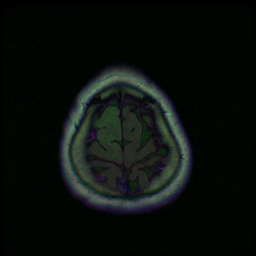
#> input picture examples/TCGA_DU_6405_19851005_48.png, 256 x 256 px
$ python -i pipeline.py   (imports and definitions only)
#> lines starting #> are read from the running program, lines starting #| are printed output that depends on the picture; after the words box and inside, x2 and y2 are one past the last pixel; in counts of white or black regions, pixels touching at a corner belong together
### ga.py
"""
Real-coded Genetic Algorithm that searches for good initial FCM cluster centres.

Chromosome   c centres x f features, flattened (real values in [0, 1])
Fitness      Hathaway-Bezdek reformulated FCM objective R_m(V) (lower = better):
             the FCM objective you would get with these centres and optimal memberships
Selection    tournament (size 3)
Crossover    BLX-alpha blend crossover
Mutation     Gaussian, per gene, clipped to [0, 1]
Elitism      the best individuals survive unchanged

Centres are sorted by their first feature (intensity) before evaluation, so the
same partition always has the same encoding (removes label-permutation symmetry).
"""

from dataclasses import dataclass, field

import numpy as np

from fcm import reformulated_objective


@dataclass
class GAConfig:
    pop_size: int = 30
    generations: int = 40
    tournament: int = 3
    crossover_rate: float = 0.9
    blx_alpha: float = 0.5
    mutation_rate: float = 0.15
    mutation_sigma: float = 0.08
    elite: int = 2
    sample: int = 3000          # pixels used to evaluate fitness (speed)


@dataclass
class GAResult:
    centers: np.ndarray
    fitness: float
    best_history: list = field(default_factory=list)
    mean_history: list = field(default_factory=list)
    evaluations: int = 0


def _canonical(chrom, c, f):
    V = chrom.reshape(c, f)
    return V[np.argsort(V[:, 0])]


def ga_init_centers(X, c, m=2.0, cfg=GAConfig(), seed=None):
    rng = np.random.default_rng(seed)
    Xs = X if len(X) <= cfg.sample else X[rng.choice(len(X), cfg.sample, replace=False)]
    f = X.shape[1]
    lo, hi = X.min(0), X.max(0)
    n_genes = c * f

    def fitness(chrom):
        return reformulated_objective(Xs, _canonical(chrom, c, f), m)

    # initial population: half uniform random in the data range, half random data points
    pop = rng.uniform(np.tile(lo, c), np.tile(hi, c), size=(cfg.pop_size, n_genes))
    half = cfg.pop_size // 2
    pop[:half] = Xs[rng.integers(0, len(Xs), size=(half, c))].reshape(half, n_genes)
    fit = np.array([fitness(p) for p in pop])
    evals = len(pop)
    res = GAResult(None, None)

    for _ in range(cfg.generations):
        order = np.argsort(fit)
        res.best_history.append(float(fit[order[0]]))
        res.mean_history.append(float(fit.mean()))
        new = [pop[i].copy() for i in order[:cfg.elite]]                     # elitism

        def select():
            idx = rng.integers(0, cfg.pop_size, cfg.tournament)
            return pop[idx[np.argmin(fit[idx])]]

        while len(new) < cfg.pop_size:
            a, b = select(), select()
            if rng.random() < cfg.crossover_rate:                             # BLX-alpha
                lo_g, hi_g = np.minimum(a, b), np.maximum(a, b)
                span = hi_g - lo_g
                child = rng.uniform(lo_g - cfg.blx_alpha * span, hi_g + cfg.blx_alpha * span)
            else:
                child = a.copy()
            mask = rng.random(n_genes) < cfg.mutation_rate                    # Gaussian mutation
            child[mask] += rng.normal(0, cfg.mutation_sigma, mask.sum())
            new.append(np.clip(child, np.tile(lo, c), np.tile(hi, c)))
        pop = np.array(new)
        fit = np.array([fitness(p) for p in pop])
        evals += len(pop)

    best = int(np.argmin(fit))
    res.best_history.append(float(fit[best]))
    res.mean_history.append(float(fit.mean()))
    res.centers = _canonical(pop[best], c, f)
    res.fitness = float(fit[best])
    res.evaluations = evals
    return res

### fcm.py
"""
Fuzzy C-Means (Bezdek, 1981), written from scratch with NumPy.

Minimises  J_m = sum_i sum_k  u_ik^m * ||x_k - v_i||^2
subject to sum_i u_ik = 1  (every pixel's memberships across clusters add up to 1)

Alternating updates:
    u_ik = 1 / sum_j ( d_ik / d_jk )^(2/(m-1))         membership of pixel k in cluster i
    v_i  = sum_k u_ik^m x_k / sum_k u_ik^m               cluster centre

m > 1 is the fuzzifier: m -> 1 gives crisp k-means, larger m gives softer boundaries.
"""

import numpy as np

EPS = 1e-10


def distances(X, V):
    """Squared Euclidean distance of every point to every centre: (c, N)."""
    return ((X[None, :, :] - V[:, None, :]) ** 2).sum(-1) + EPS


def memberships(X, V, m):
    d2 = distances(X, V)
    p = 1.0 / (m - 1.0)
    inv = d2 ** -p                       # (d_ik^2)^(-1/(m-1))
    return inv / inv.sum(0, keepdims=True)


def objective(X, V, U, m):
    return float(((U ** m) * distances(X, V)).sum())


def reformulated_objective(X, V, m):
    """Hathaway & Bezdek (1995): FCM objective with the optimal memberships for
    centres V substituted in. Depends on V only, so a GA can use it as fitness:
        R_m(V) = sum_k ( sum_i d_ik^(2/(1-m)) )^(1-m)"""
    d2 = distances(X, V)
    return float(((d2 ** (1.0 / (1.0 - m))).sum(0) ** (1.0 - m)).sum())


def fcm(X, c, m=2.0, init_centers=None, max_iter=300, tol=1e-5, seed=None):
    """Returns centres V (c, f), memberships U (c, N), objective history, iterations."""
    rng = np.random.default_rng(seed)
    if init_centers is None:
        V = X[rng.choice(len(X), c, replace=False)].copy()      # random data points (Forgy)
    else:
        V = np.array(init_centers, dtype=float)
    history = []
    for it in range(1, max_iter + 1):
        U = memberships(X, V, m)
        Um = U ** m
        V_new = (Um @ X) / Um.sum(1, keepdims=True)
        history.append(objective(X, V_new, U, m))
        shift = np.abs(V_new - V).max()
        V = V_new
        if shift < tol:
            break
    U = memberships(X, V, m)
    return V, U, history, it


# [4 lines left out: function partition_entropy, not called in this run]


def partition_coefficient(U):
    """Bezdek's validity index: 1/N sum u^2. 1 = crisp, 1/c = completely fuzzy."""
    return float((U ** 2).sum(0).mean())

### pipeline.py
"""
Segmentation pipeline shared by the app and the evaluation.

    image -> FLAIR channel -> brain mask (simple skull strip) -> features per pixel
          -> clustering (GA-FCM / random-init FCM / k-means)
          -> tumour cluster = brightest centre (tumours are hyperintense on FLAIR)
          -> identical post-processing for every method -> crisp mask
"""

import time
from dataclasses import dataclass, field

import cv2
import numpy as np

from fcm import fcm, partition_coefficient, partition_entropy
from ga import GAConfig, ga_init_centers
from kmeans import kmeans


# ------------------------------------------------------------------ preprocessing
def to_flair(img):
    """Accepts a grayscale image, or the 3-channel LGG composite (pre-contrast,
    FLAIR, post-contrast) where FLAIR is the middle channel."""
    img = np.asarray(img)
    if img.ndim == 3:
        img = img[..., :3]
        chans = img.astype(np.float32)
        if np.abs(chans[..., 0] - chans[..., 1]).mean() < 1 and np.abs(chans[..., 1] - chans[..., 2]).mean() < 1:
            img = img[..., 0]              # ordinary grayscale saved as RGB
        else:
            img = img[..., 1]              # LGG composite: FLAIR
    return img.astype(np.float32)


def _largest_component(mask):
    n, lab, stats, _ = cv2.connectedComponentsWithStats(mask.astype(np.uint8), connectivity=8)
    if n <= 1:
        return mask.astype(bool)
    return lab == (1 + np.argmax(stats[1:, cv2.CC_STAT_AREA]))


def _fill_holes(mask):
    m = mask.astype(np.uint8)
    h, w = m.shape
    flood = np.pad(m, 1).copy()
    cv2.floodFill(flood, None, (0, 0), 1)
    holes = flood[1:-1, 1:-1] == 0
    return mask | holes


def _disk(r):
    return cv2.getStructuringElement(cv2.MORPH_ELLIPSE, (2 * r + 1, 2 * r + 1))


def brain_mask(gray):
    """Skull stripping from the radial intensity profile.

    Walking inwards from the edge of the head, an MRI slice goes
        bright scalp  ->  dark skull bone  ->  brain.
    We measure the mean intensity at each distance from the head's edge, find the
    dark bone band after the scalp peak, and keep everything deeper than it.
    """
    g = cv2.GaussianBlur(gray, (3, 3), 0)
    g8 = cv2.normalize(g, None, 0, 255, cv2.NORM_MINMAX).astype(np.uint8)
    t, _ = cv2.threshold(g8, 0, 255, cv2.THRESH_BINARY + cv2.THRESH_OTSU)
    head = _fill_holes(_largest_component(g8 > 0.5 * t))
    scale = max(np.sqrt(head.sum() / np.pi) / 90.0, 0.3)       # ~1.0 for a typical 256 px slice

    dist = cv2.distanceTransform(head.astype(np.uint8), cv2.DIST_L2, 5)
    max_d = int(30 * scale)
    profile = np.array([g[(dist >= d) & (dist < d + 1)].mean() if ((dist >= d) & (dist < d + 1)).any() else 0
                        for d in range(max_d)])
    peak = int(np.argmax(profile[:max(2, int(12 * scale))]))                 # scalp
    valley = peak + int(np.argmin(profile[peak:peak + int(16 * scale) + 1]))  # skull bone
    brain = dist > valley + 1.5 * scale
    brain = cv2.morphologyEx(brain.astype(np.uint8), cv2.MORPH_OPEN, _disk(max(1, int(3 * scale)))).astype(bool)
    if not brain.any():
        return head
    return _fill_holes(_largest_component(brain))


def features(gray, mask):
    """Per-pixel features: normalised intensity and its 5x5 local mean (adds spatial context,
    which makes the clustering robust to single-pixel noise)."""
    ref = np.percentile(gray[mask], 99.5) + 1e-6
    I = np.clip(gray / ref, 0, 1)
    local = cv2.blur(I, (5, 5))
    return np.stack([I[mask], local[mask]], axis=1), I


# ------------------------------------------------------------------ result
@dataclass
class Segmentation:
    method: str
    gray: np.ndarray            # normalised FLAIR 0..1
    brain: np.ndarray           # bool mask
    labels: np.ndarray          # crisp cluster label per pixel (-1 outside brain)
    centers: np.ndarray
    tumour_cluster: int
    mask: np.ndarray            # final crisp tumour mask
    U: np.ndarray = None        # (c, H, W) memberships (fuzzy methods only)
    iterations: int = 0
    objective: float = 0.0
    seconds: float = 0.0
    ga: object = None
    info: dict = field(default_factory=dict)

    @property
    def tumour_membership(self):
        return None if self.U is None else self.U[self.tumour_cluster]

    # [17 lines left out: functions fuzziness, entropy, not called in this run]


def segment(img, method="ga-fcm", c=5, m=2.0, seed=0, ga_cfg=None):
    t0 = time.time()
    gray = to_flair(img)
    brain = brain_mask(gray)
    X, I = features(gray, brain)
    ga_res, U_full = None, None

    if method == "kmeans":
        V, lab, obj, iters = kmeans(X, c, seed=seed)
    else:
        init = None
        if method == "ga-fcm":
            ga_res = ga_init_centers(X, c, m, ga_cfg or GAConfig(), seed=seed)
            init = ga_res.centers
        V, U, hist, iters = fcm(X, c, m, init_centers=init, seed=seed)
        lab = U.argmax(0)
        obj = hist[-1]
        U_full = np.zeros((c,) + gray.shape, np.float32)
        U_full[:, brain] = U

    labels = np.full(gray.shape, -1, np.int32)
    labels[brain] = lab
    tumour = int(np.argmax(V[:, 0]))
    mask, info = postprocess(labels == tumour, brain, V, tumour)
    if U_full is not None:
        info["partition_coefficient"] = partition_coefficient(U_full[:, brain])
    return Segmentation(method, I, brain, labels, V, tumour, mask, U_full, iters, obj,
                        time.time() - t0, ga_res, info)


def postprocess(raw, brain, V, tumour, min_contrast=1.12):
    """Identical for every method: remove noise, skull remnants and tiny blobs."""
    info = {}
    others = np.delete(V[:, 0], tumour)
    contrast = V[tumour, 0] / (others.max() + 1e-6)
    info["contrast"] = float(contrast)
    if contrast < min_contrast:        # no clearly hyperintense tissue class
        info["note"] = "no distinct hyperintense region"
        return np.zeros_like(raw), info
    k3 = cv2.getStructuringElement(cv2.MORPH_ELLIPSE, (3, 3))
    m = cv2.morphologyEx(raw.astype(np.uint8), cv2.MORPH_OPEN, k3)
    rim = brain & ~cv2.erode(brain.astype(np.uint8), cv2.getStructuringElement(cv2.MORPH_ELLIPSE, (9, 9))).astype(bool)
    n, lab, stats, _ = cv2.connectedComponentsWithStats(m, connectivity=8)
    keep = []
    for i in range(1, n):
        comp = lab == i
        area = stats[i, cv2.CC_STAT_AREA]
        if area < 30 or (comp & rim).sum() > 0.3 * area:   # tiny, or mostly on the skull rim
            continue
        keep.append((area, i))
    if not keep:
        return np.zeros_like(raw), info
    biggest = max(a for a, _ in keep)
    out = np.isin(lab, [i for a, i in keep if a >= 0.25 * biggest])
    out = cv2.morphologyEx(out.astype(np.uint8), cv2.MORPH_CLOSE, k3).astype(bool)
    return _fill_holes(out) & brain, info


# ------------------------------------------------------------------ metrics
# [10 lines left out: functions dice, iou, not called in this run]


# ------------------------------------------------------------------ visualisation (RGB uint8)
def _gray_rgb(I):
    g = (np.clip(I, 0, 1) * 255).astype(np.uint8)
    return cv2.cvtColor(g, cv2.COLOR_GRAY2RGB)


def _contour(img, mask, color, thick=1):
    cnt, _ = cv2.findContours(mask.astype(np.uint8), cv2.RETR_EXTERNAL, cv2.CHAIN_APPROX_NONE)
    cv2.drawContours(img, cnt, -1, color, thick, cv2.LINE_AA)


# [5 lines left out: function _colormap, not called in this run]


def upscale(img, size=512):
    return cv2.resize(img, (size, size), interpolation=cv2.INTER_NEAREST if img.dtype == bool else cv2.INTER_LINEAR)


# [22 lines left out: functions overlay, fuzziness_heatmap, not called in this run]


def membership_map(seg):
    return upscale(_colormap(seg.tumour_membership, seg.brain, cv2.COLORMAP_JET))


# [12 lines left out: function cluster_maps, not called in this run]

>>> import cv2
>>> picture = cv2.imread('examples/TCGA_DU_6405_19851005_48.png')
#> picture is the input picture: shape (256, 256, 3); mean B, G, R 11.9, 14.9, 10.5
>>> result = segment(picture)
#> in brain_mask, `g8 = cv2.normalize(g, None, 0, 255, cv2.NORM_MINMAX).astype(np.uint8)`:
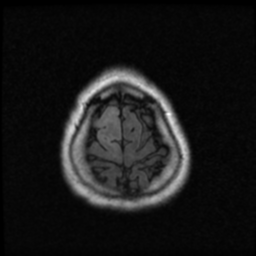
#> g8: shape (256, 256); min 0, max 254, mean 24.6
#> in brain_mask, `t, _ = cv2.threshold(g8, 0, 255, cv2.THRESH_BINARY + cv2.THRESH_OTSU)`: t = 57
#> in _largest_component, `n, lab, stats, _ = cv2.connectedComponentsWithStats(mask.astype(np.uin..`:
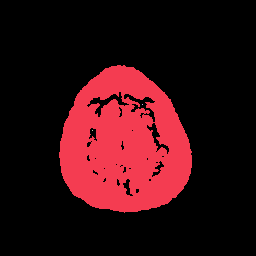
#> lab: shape (256, 256) int32; 4 distinct labels, from 0 to 3; one colour per label, 0 black
#> in _largest_component, `n, lab, stats, _ = cv2.connectedComponentsWithStats(mask.astype(np.uin..`: n = 4; stats = [[0, 0, 256, 256, 51679], [59, 65, 133, 148, 13855], [142, 104, 1, 1, 1], [92, 130, 1, 1, 1]]
#> in _fill_holes, `return mask | holes`:
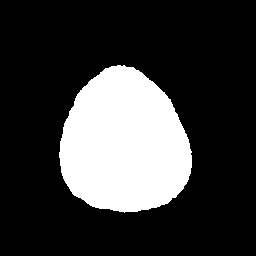
#> returned value: shape (256, 256) bool; 22.7% white; 1 white region, box (x1, y1, x2, y2) and area: (59, 65, 192, 213) 14859
#> in brain_mask, `scale = max(np.sqrt(head.sum() / np.pi) / 90.0, 0.3)`: scale = 0.764
#> in brain_mask, `dist = cv2.distanceTransform(head.astype(np.uint8), cv2.DIST_L2, 5)`:
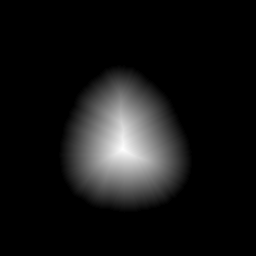
#> dist: shape (256, 256) float32; min 0, max 62.56, mean 5; drawn with min black and max white
#> in brain_mask, `max_d = int(30 * scale)`: max_d = 22
#> in brain_mask, `profile = np.array([g[(dist >= d) & (dist < d + 1)].mean() if ((dist >..`: profile = 22 values, max 101.1 at index 8, min 4.45 at index 0, mean 60.95
#> in brain_mask, `peak = int(np.argmax(profile[:max(2, int(12 * scale))]))`: peak = 8
#> in brain_mask, `valley = peak + int(np.argmin(profile[peak:peak + int(16 * scale) + 1]))`: valley = 14
#> in features, `ref = np.percentile(gray[mask], 99.5) + 1e-6`: ref = 93
#> in features, `local = cv2.blur(I, (5, 5))`:
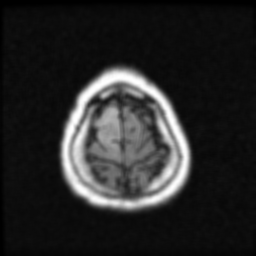
#> local: shape (256, 256) float32; min 0, max 1, mean 0.157
#> in segment, `X, I = features(gray, brain)`: X = 8971 pairs, first value 0.0215 to 1, second value 0.0843 to 0.955
#> in ga_init_centers, `Xs = X if len(X) <= cfg.sample else X[rng.choice(len(X), cfg.sample, r..`: Xs = 3000 pairs, first value 0.0323 to 1, second value 0.0843 to 0.945
#> in ga_init_centers, `lo, hi = X.min(0), X.max(0)`: lo = [0.0215, 0.0843]; hi = [1, 0.955]
#> in ga_init_centers, `fit = np.array([fitness(p) for p in pop])`: fit = 30 values, max 116.9 at index 16, min 18.5 at index 7, mean 47.92
#> in ga_init_centers, `evals = len(pop)`: evals = 30
#> the loop in ga_init_centers, `for _ in range(cfg.generations):` made 40 passes
#> evals on passes 1 to 8: 60, 90, 120, 150, 180, 210, 240, 270
#> in segment, `labels[brain] = lab`:
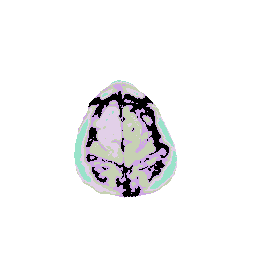
#> labels: shape (256, 256) int32; 6 distinct labels, from -1 to 4; one colour per label, 0 black, -1 white
#> the loop in postprocess, `for i in range(1, n):` made 4 passes
#> pass 3, in postprocess, `comp = lab == i`:
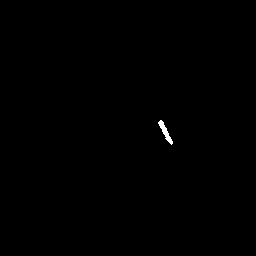
#> comp: shape (256, 256) bool; 0.19% white; 1 white region, box (x1, y1, x2, y2) and area: (158, 120, 173, 145) 122

$ run again, on examples/TCGA_FG_6691_20020405_24.png
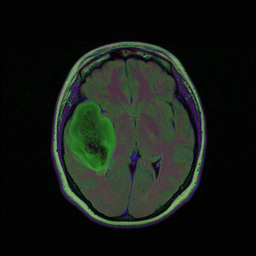
#> input picture examples/TCGA_FG_6691_20020405_24.png, 256 x 256 px
#> picture is the input picture: shape (256, 256, 3); mean B, G, R 21.3, 27.4, 21.7
#> t = 61
#> n = 3; stats = [[0, 0, 256, 256, 43343], [51, 41, 155, 187, 22185], [177, 96, 4, 3, 8]]
#> holes: shape (256, 256) bool; 1.9% white; 39 white regions (29 under 20 px), largest, box (x1, y1, x2, y2) and area: (175, 81, 199, 169) 391, (97, 49, 155, 69) 216, (68, 179, 123, 220) 140
#> in _fill_holes, `return mask | holes`:
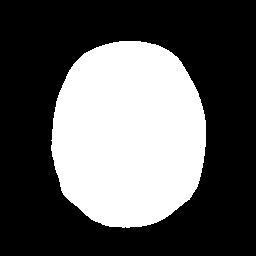
#> returned value: shape (256, 256) bool; 35.7% white; 1 white region, box (x1, y1, x2, y2) and area: (51, 41, 206, 228) 23419
#> scale = 0.959
#> max_d = 28
#> profile = 28 values, max 128 at index 4, min 3.47 at index 0, mean 65.85
#> peak = 4
#> valley = 10
#> holes: shape (256, 256) bool; every value is 0
#> ref = 131
#> X = 17657 pairs, first value 0 to 1, second value 0.0437 to 0.985
#> Xs = 3000 pairs, first value 0.00763 to 1, second value 0.0437 to 0.983
#> lo = [0, 0.0437]; hi = [1, 0.985]
#> fit = 30 values, max 121.8 at index 16, min 15.98 at index 1, mean 47.99
#> in ga_init_centers, `evals = len(pop)`: evals = 30
#> the loop in ga_init_centers, `for _ in range(cfg.generations):` made 40 passes
#> evals on passes 1 to 8: 60, 90, 120, 150, 180, 210, 240, 270
#> m: shape (256, 256); values 0 (black) and 1 (white), 2% white; 3 white regions (2 under 20 px), largest, box (x1, y1, x2, y2) and area: (66, 101, 116, 174) 1276
#> rim: shape (256, 256) bool; 2.9% white; 1 white region, box (x1, y1, x2, y2) and area: (63, 52, 195, 216) 1898
#> out: shape (256, 256) bool; 2% white; 1 white region, box (x1, y1, x2, y2) and area: (66, 101, 116, 174) 1290
#> holes: shape (256, 256) bool; 1.8% white; 1 white region, box (x1, y1, x2, y2) and area: (73, 105, 108, 165) 1192
#> in _fill_holes (call 3), `return mask | holes`:
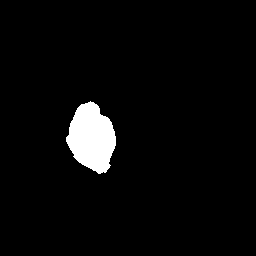
#> returned value: shape (256, 256) bool; 3.8% white; 1 white region, box (x1, y1, x2, y2) and area: (66, 101, 116, 174) 2482
